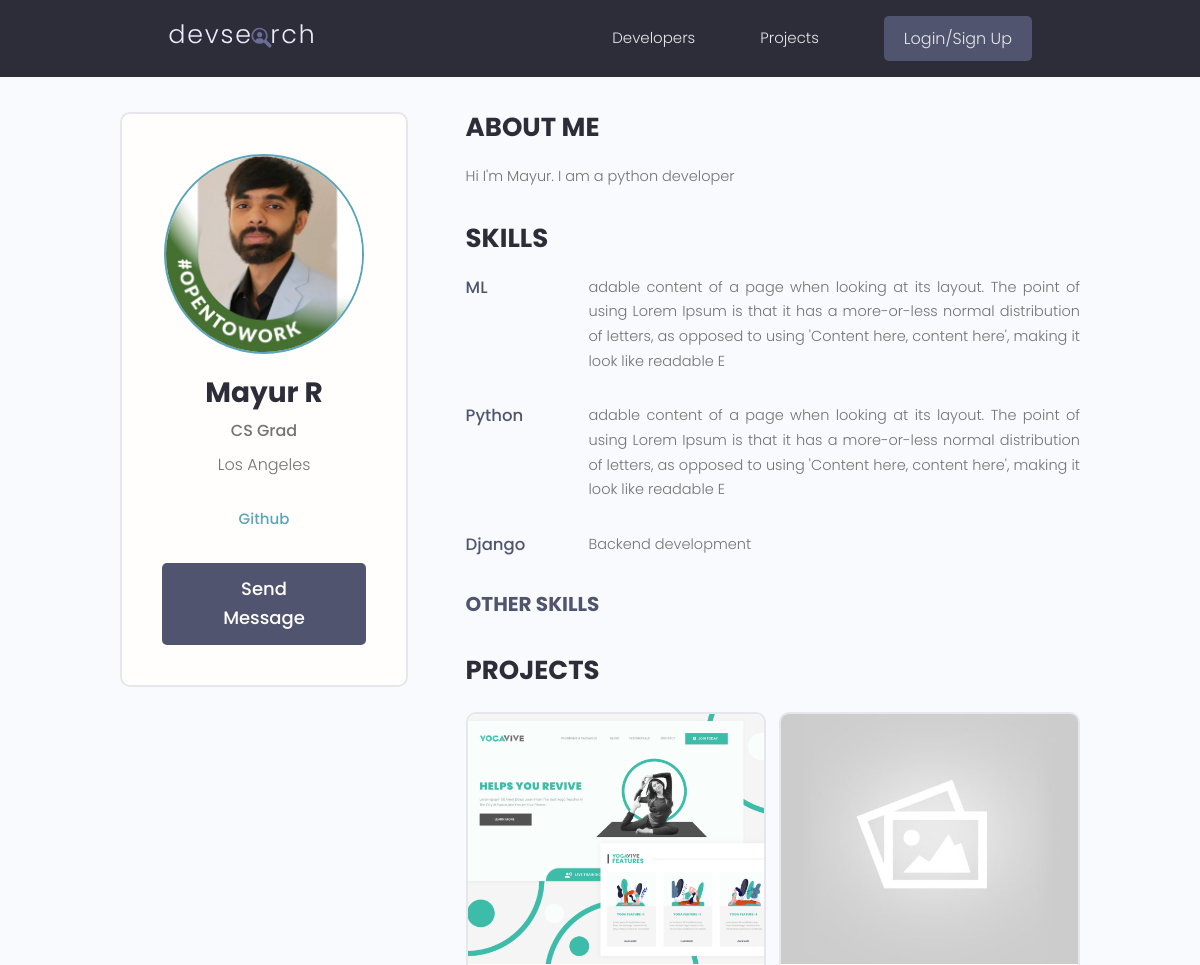
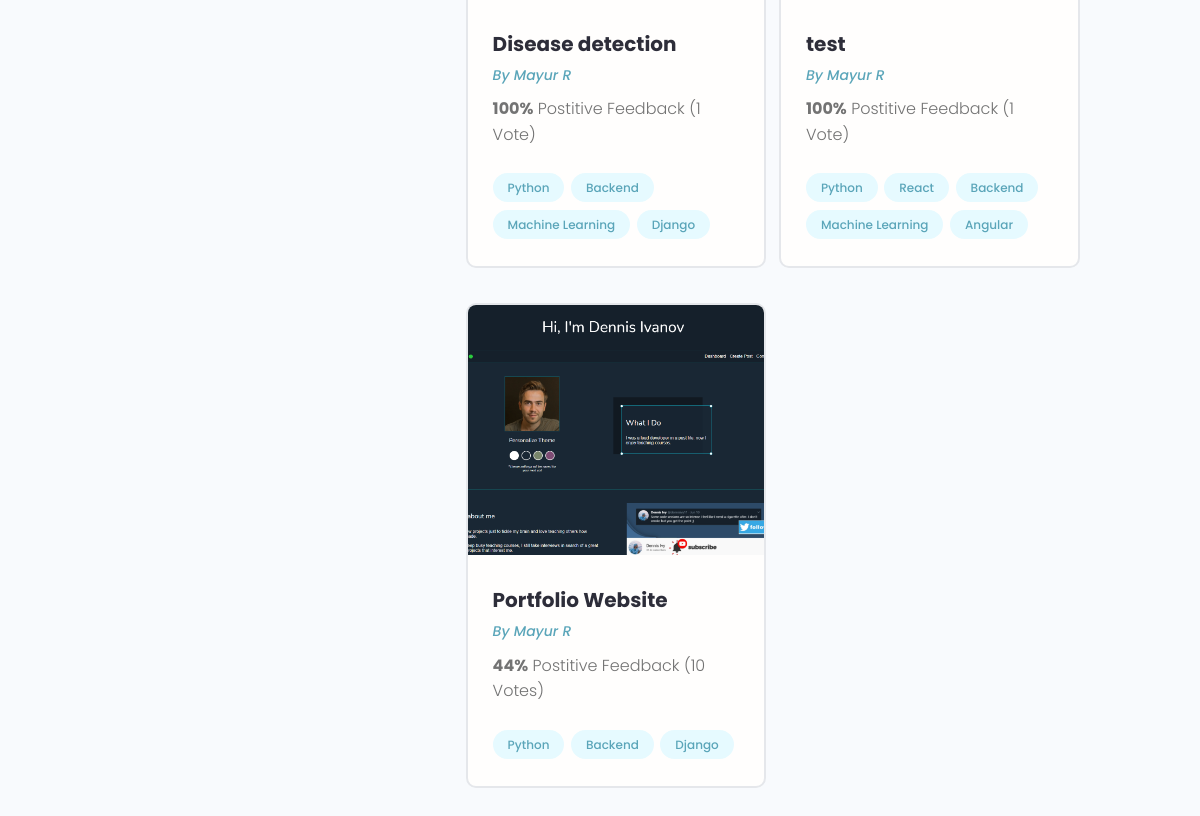
The app's page /profile/b6be9e4f-b977-4429-8304-acc4b35053e3/, older data (2 pictures, top to bottom).
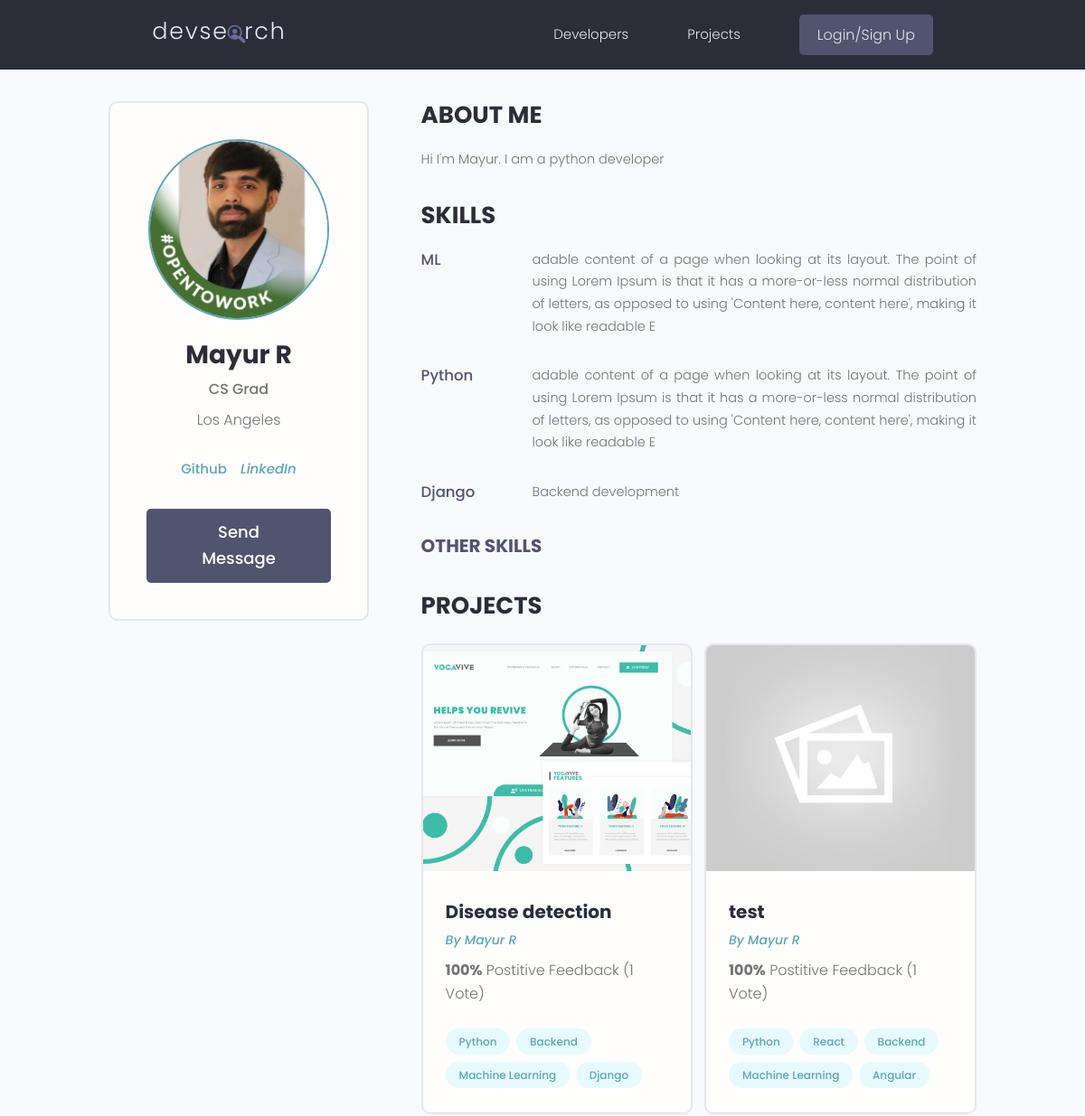
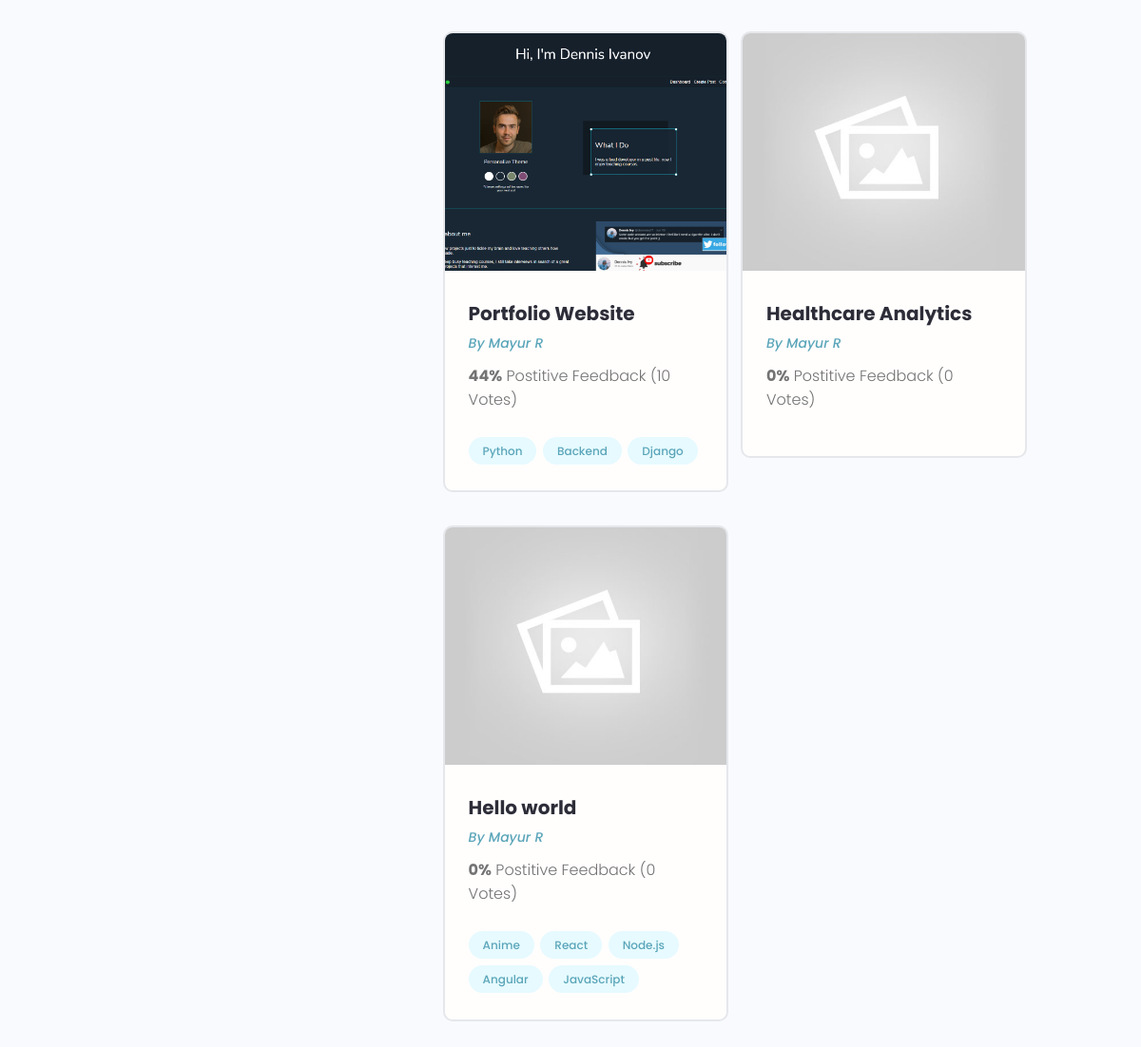
The same page, newer data (2 pictures, top to bottom).
### users/models.py (models this page shows, shortened)
class Skill(models.Model):
    owner=models.ForeignKey(Profile,on_delete=models.CASCADE,null=True,blank=True)
    name = models.CharField(max_length=200)
    description=models.TextField(null=True,blank=True)
    created=models.DateTimeField(auto_now_add=True)
    id=models.UUIDField(default=uuid.uuid4,unique=True,primary_key=True,editable=False)

class Profile(models.Model):
    user=models.OneToOneField(User, on_delete=models.CASCADE, null=True,blank=True)
    name=models.CharField(max_length=200,null=True,blank=True)
    email=models.EmailField(max_length=500,null=True,blank=True)
    username=models.CharField(max_length=200,null=True,blank=True)
    location=models.CharField(max_length=200,null=True,blank=True)
    short_intro=models.CharField(max_length=200,null=True,blank=True)
    bio=models.TextField(null=True,blank=True)
    profile_image=models.ImageField(null=True,blank=True,default="profiles/user-default.png", upload_to='profiles/')
    social_github=models.CharField(max_length=200,null=True,blank=True)
    social_twitter=models.CharField(max_length=200,null=True,blank=True)
    social_linkedin=models.CharField(max_length=200,null=True,blank=True)
    social_youtube=models.CharField(max_length=200,null=True,blank=True)
    social_website=models.CharField(max_length=200,null=True,blank=True)
    created=models.DateTimeField(auto_now_add=True)
    id=models.UUIDField(default=uuid.uuid4,unique=True,primary_key=True,editable=False)
    class Meta:
        ordering=['created']

### projects/models.py (models this page shows, shortened)
class Project(models.Model):
    owner=models.ForeignKey(Profile,null=True, blank=True,on_delete=models.SET_NULL)
    title=models.CharField(max_length=200)
    description=models.TextField(null=True,blank=True)
    featured_image=models.ImageField(null=True,blank=True,default='default.jpeg')
    demo_link=models.CharField(max_length=2000,null=True,blank=True)
    source_link=models.CharField(max_length=2000,null=True,blank=True)
    tags=models.ManyToManyField('Tag',blank=True)
    vote_total=models.IntegerField(default=0, null=True,blank=True)
    vote_ratio=models.IntegerField(default=0, null=True,blank=True)
    created=models.DateTimeField(auto_now_add=True)
    id=models.UUIDField(default=uuid.uuid4,unique=True,primary_key=True,editable=False)
    class Meta:
        ordering=['-vote_ratio','-vote_total','title']

class Tag(models.Model):
    name=models.CharField(max_length=200)
    created=models.DateTimeField(auto_now_add=True)
    id=models.UUIDField(default=uuid.uuid4,unique=True,primary_key=True,editable=False)
    def __str__(self):
        return self.name

### users/views.py (the view)
# urls.py: path('profile/<str:pk>/',views.userProfile,name="user-profile"),
def userProfile(request,pk):
    profile=Profile.objects.get(id=pk)
    topSkills=profile.skill_set.exclude(description__exact="")
    otherSkills=profile.skill_set.filter(description="")
    context={'profile':profile,'topSkills':topSkills,'otherSkills':otherSkills}
    return render(request,'users/user-profile.html',context)

### users/templates/users/user-profile.html (shortened to what this page needs)
{% extends 'main.html' %}
{% block content %}
<main class="profile my-md">
    <div class="container">
      <div class="layout">
        <div class="column column--1of3">
          <div class="card text-center">
            <div class="card__body dev">
              <img class="avatar avatar--xl" src="{{profile.profile_image.url}}" />
              <h2 class="dev__name">{{profile.name}}</h2>
              <p class="dev__title">{{profile.short_intro}}</p>
              <p class="dev__location">{{profile.location}}</p>
              <ul class="dev__social">
                {% if profile.social_github%}
                <li>
                  <a title="Github" href="{{profile.social_github}}" target="_blank">Github</a>
                </li>
                {% endif %}
                {% if profile.social_linkedin%}
                <li>
                  <a title="LinkedIn" href="{{profile.social_linkedin}}" target="_blank"><i class="im im-linkedin">LinkedIn</i></a>
                </li>
                {% endif %}
              </ul>
              {% if request.user.profile.id != profile.id %}
              <a href="{% url 'create-message' profile.id %}" class="btn btn--sub btn--lg">Send Message </a>
              {% endif %}
            </div>
          </div>
        </div>
        <div class="column column--2of3">
          <div class="devInfo">
            <h3 class="devInfo__title">About Me</h3>
            <p class="devInfo__about">
              {{profile.bio}}
            </p>
          </div>
          <div class="devInfo">
            <h3 class="devInfo__title">Skills</h3>
            <div class="devInfo__skills">
                {%for skill in topSkills%}
              <div class="devSkill">
                <h4 class="devSkill__title">{{skill.name}}</h4>
                <p class="devSkill__info">
                  {{skill.description}}
                </p>
              </div>
              {%endfor%}
              <h3 class="devInfo__subtitle">Other Skills</h3>
            </div>
          </div>
          <div class="devInfo">
            <h3 class="devInfo__title">Projects</h3>
            <div class="grid grid--two">
            {% for project in profile.project_set.all %}
              <div class="column">
                <div class="card project">
                  <a href="{% url 'project' project.id %}" class="project">
                    <img class="project__thumbnail" src="{{project.featured_image.url}}" alt="project thumbnail" />
                    <div class="card__body">
                      <h3 class="project__title">{{project.title}}</h3>
                      <p><a class="project__author" href="{% url 'user-profile' project.owner.id %}">By {{project.owner.name}}</a></p>
                      <p class="project--rating">
                        <span style="font-weight: bold;">{{project.vote_ratio}}%</span> Postitive
                        Feedback ({{project.vote_total}} Vote{{project.vote_total|pluralize:"s"}})
                      </p>
                      <div class="project__tags">
                        {% for tag in project.tags.all %}
                        <span class="tag tag--pill tag--main">
                          <small>{{tag}}</small>
                        </span>
                        {% endfor %}
                      </div>
                    </div>
                  </a>
                </div>
              </div>
              {% endfor %}
            </div>
          </div>
        </div>
      </div>
    </div>
  </main>
{% endblock content%}

Row changes from the older to the newer data that the page shows:
changed Profile "Mayur R": social_linkedin empty → "linkedin.com" (drawn)
added Project: featured_image (placeholder picture), title "Healthcare Analytics", owner.name "Mayur R", vote_ratio "0", vote_total "0"
added Project: featured_image (placeholder picture), title "Hello world", owner.name "Mayur R", vote_ratio "0", vote_total "0", Tag (name "React"), Tag (name "Angular")
now on this page (row unchanged): Tag: name "Anime", shown under "Hello world"
now on this page (row unchanged): Tag: name "Node.js", shown under "Hello world"
now on this page (row unchanged): Tag: name "JavaScript", shown under "Hello world"
Text that changed along with them:
text now shown: "LinkedIn"
